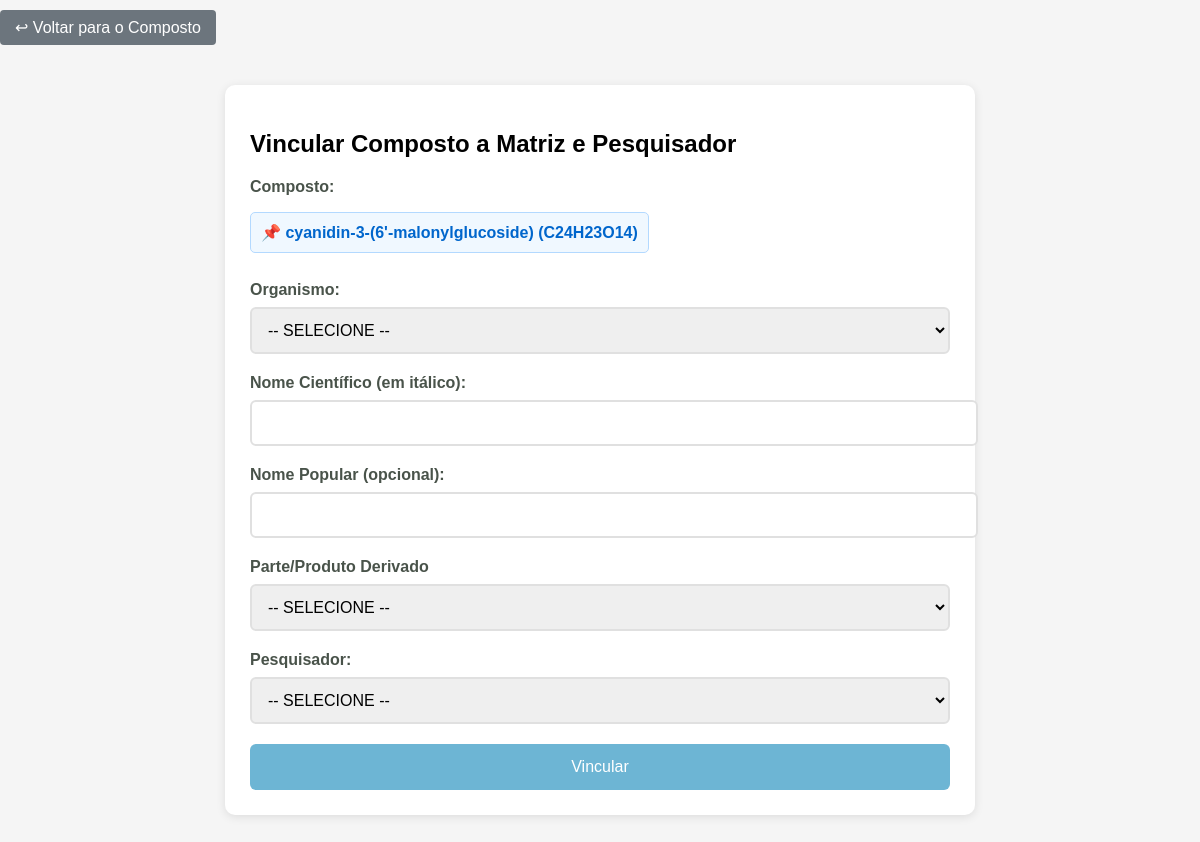
The app's page /add-relation/1 with its own data.
### app.py (models this page shows, shortened)
class Compound(db.Model):
    __tablename__ = 'tbl_compound'
    compound_id = db.Column(db.Integer, primary_key=True)
    compound = db.Column(db.String(255))
    molecular_formula = db.Column(db.String(255))
    molecular_mass = db.Column(db.Float)
    pubchem_cid = db.Column(db.String(50))  # ID do PubChem
    pubchem_url = db.Column(db.String(255))  # URL direta para o composto

### app.py (the view)
@app.route('/add-relation')
@app.route('/add-relation/<int:compound_id>')
def show_relation_form(compound_id=None):
    compounds = Compound.query.all()
    selected_compound = None
    if compound_id:
        selected_compound = next((c for c in compounds if c.compound_id == compound_id), None)
    return render_template(
        'add_relation.html',
        compounds=compounds,
        organisms=[org[0] for org in db.session.query(Matrix.organism.distinct()).all()],
        tissues=[tiss[0] for tiss in db.session.query(Matrix.plant_tissue.distinct()).all()],
        researchers=Name.query.all(),
        selected_compound=selected_compound  # Passa o objeto completo do composto
    )

### templates/add_relation.html (shortened to what this page needs)
<!DOCTYPE html>
<html>
<head>
    <link rel="stylesheet" href="{{ url_for('static', filename='css/compounds.css') }}">
    <link rel="stylesheet" href="{{ url_for('static', filename='css/relations.css') }}">
</head>
<body>
    {% if selected_compound %}
    <a href="{{ url_for('view_compound', compound_id=selected_compound.compound_id) }}" class="btn-back">
        ↩ Voltar para o Composto
    </a>
    {% endif %}
    <div class="relation-form">
        <h2>Vincular Composto a Matriz e Pesquisador</h2>
        <form method="POST" action="{{ url_for('add_relation') }}" onsubmit="return validateForm()">
            <div class="form-group">
                <label>Composto:</label>
                {% if selected_compound %}
                    <div class="selected-compound">
                        📌 {{ selected_compound.compound }} ({{ selected_compound.molecular_formula }})
                    </div>
                {% endif %}
            </div>
            <div class="form-group">
                <label>Organismo:</label>
                <select id="organism-select" name="organism_select" onchange="toggleNewField('organism')" required>
                    <option value="">-- SELECIONE --</option>
                </select>
            </div>
            <div class="form-group">
                <label>Nome Científico (em itálico):</label>
                <input type="text" name="organism" value="{{ matrix.organism if matrix else '' }}" required>
            </div>
            <div class="form-group">
                <label>Nome Popular (opcional):</label>
                <input type="text" name="common_name" value="{{ matrix.common_name if matrix else '' }}">
            </div>
            <div class="form-group">
                <label>Parte/Produto Derivado</label>
                <select id="tissue-select" name="tissue_select" onchange="toggleNewField('tissue')" required>
                    <option value="">-- SELECIONE --</option>
                </select>
            </div>
            <div class="form-group">
                <label>Pesquisador:</label>
                <select id="researcher-select" name="researcher_select" onchange="toggleNewField('researcher')" required>
                    <option value="">-- SELECIONE --</option>
                </select>
            </div>
            <button type="submit" class="submit-btn">Vincular</button>
        </form>
    </div>
</body>
</html>

### static/css/compounds.css (style rules this page uses)
body { font-family: 'Arial', sans-serif; margin: 0; padding: 0; background-color: #f5f5f5; }
button { background-color: #6db5d4; color: white; padding: 10px 15px; border: none; border-radius: 5px; cursor: pointer; font-size: 14px; transition: background 0.3s; }
.btn-back { background: #3498db; color: white; padding: 10px 15px; border-radius: 4px; text-decoration: none; }

### static/css/relations.css (style rules this page uses)
.relation-form { max-width: 700px; margin: 30px auto; padding: 25px; background: white; border-radius: 10px; box-shadow: 0 2px 10px rgba(0,0,0,0.1); }
.form-group { margin-bottom: 20px; }
.form-group label { display: block; margin-bottom: 8px; font-weight: 600; color: #49534a; }
.form-group select, .form-group input[type="text"] { width: 100%; padding: 12px; border: 2px solid #e0e0e0; border-radius: 6px; font-size: 16px; transition: all 0.3s; }
.submit-btn { background: #6db5d4; color: white; padding: 14px; width: 100%; border: none; border-radius: 6px; font-size: 16px; cursor: pointer; transition: background 0.3s; }
.selected-compound { padding: 8px; background: #f5f5f5; border: 1px solid #ddd; border-radius: 4px; margin-bottom: 10px; }
.selected-compound { padding: 10px; background: #f0f8ff; border: 1px solid #b3d9ff; border-radius: 5px; margin: 8px 0; font-weight: bold; color: #0066cc; user-select: none; cursor: not-allowed; position: relative; display: inline-block; }

### templates/add_relation.html (style rules this page uses)
select option[value=""] { color: #999; font-style: italic; }
.btn-back { display: inline-block; margin: 10px 0; padding: 8px 15px; background: #6c757d; color: white; text-decoration: none; border-radius: 4px; }
.selected-compound { padding: 10px; background: #f0f8ff; border: 1px solid #b3d9ff; border-radius: 5px; margin: 8px 0; font-weight: bold; color: #0066cc; user-select: none; cursor: not-allowed; position: relative; display: inline-block; }

### records on screen
Compound: compound "cyanidin-3-(6'-malonylglucoside)", molecular_formula "C24H23O14"
